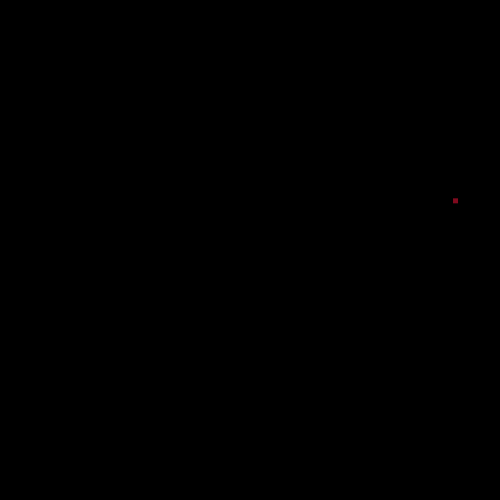
Frame 1 (no input)
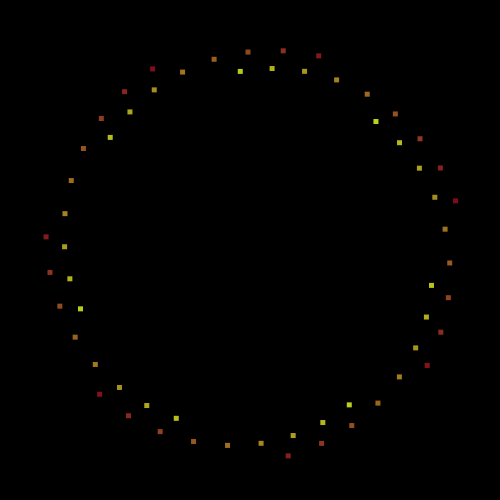
Frame 60 (the mouse pressed at the canvas centre just before this capture)
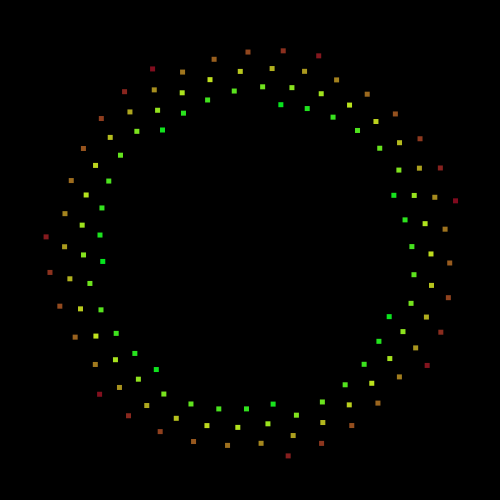
Frame 120 (the mouse held since frame 60 and released just before this capture)

The Processing sketch that drew these frames (run headless with seeded random() and noise(); from frame 60 on, the mouse is pressed at the canvas centre):

// Processing sketch: processing_134846
// ── processing_134846.pde

float o = 0;
float w = 1.82;
float x = 230;
float y = 240;

float maxspeed = 3.4;
float r = 128;
float g = 10;
float b = 30;
float rspeed = 1;
//from red to yellow:
float gspeed = maxspeed;
float bspeed = 0;
int maxr = 255;
int maxg = 225;
int maxb = 210;
int maxs = 210;
float s = maxs;
void setup() {
  size(500, 500);
  background(0);
}
void draw() {
  // background(0);
  s = s - 0.5;
  o=o+w;
  x=sin(o)*s+250;
  y=cos(o)*s+250;
  fill(r, g, b);
  noStroke();
  point(x, y);
  rect(x, y, 5, 5);
  point(x, y);
  r = r + rspeed;
  g = g + gspeed;
  b = b + bspeed;
  // yellow
  if ((g>=maxg)) {
    gspeed = 0;
    rspeed = -maxspeed;
  }
  //green
  if (r<=0) {
    rspeed = 1;
    bspeed = maxspeed;
  }
  //sky
  if (b>=maxb) {
    bspeed = 0;
    gspeed = -maxspeed;
  }
  //dark blua
  if (g<=0) {
    gspeed = 0;
    rspeed = maxspeed;
  }
  // red
  if (r>=maxr) {
    rspeed = 0;
    bspeed = -maxspeed;
  }//red
  if (b<=-1) {
    bspeed = 0;
    r=210;
    g=0;
    b=0;
    gspeed=maxspeed;
  }
  if (s<=-250) {
    s=s*-1;
  }
}
